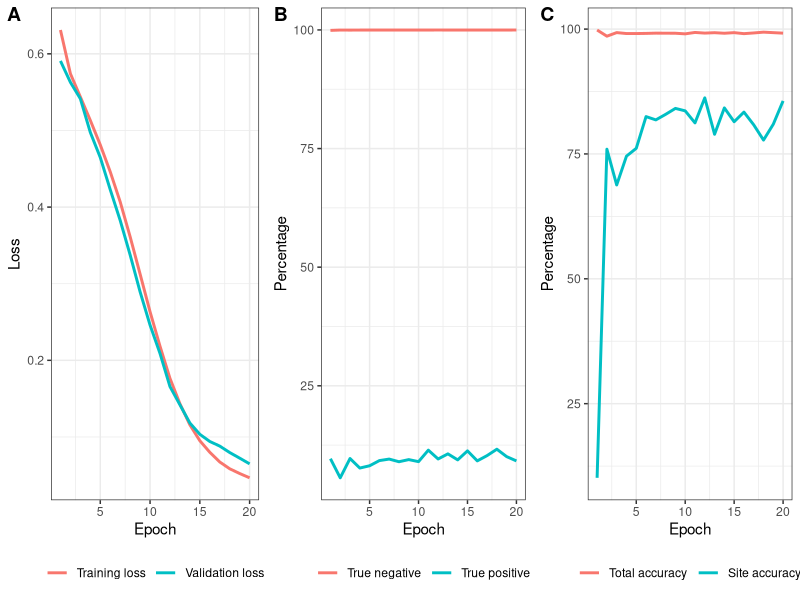

Generate this figure with R:
# Short script to manually generate plots of the progress during model training.
# Uses the printed output of ProtBert-NetOGlyc-classification-training.ipynb's evaluate() function.

library(tidyverse)
library(cowplot)

# Import the data
# cb_weights beta = 0.99999 ([0.03512864 1.96487136]), 1:55.933
# Turn into tribble-friendly by replacing '\s*\, \s*' with ' ,' and adding commas at the end
training <- tribble(
  ~epoch, ~train_loss, ~val_loss, ~val_acc, ~val_site_acc, ~true_pos, ~true_neg,
  1, 0.631109, 0.590762, 99.82, 10.15, 9.63, 99.91, 
  2, 0.574027, 0.562861, 98.58, 75.95, 5.60, 99.98,  
  3, 0.543790, 0.541366, 99.30, 68.79, 9.67, 99.97,  
  4, 0.513176, 0.497464, 99.11, 74.56, 7.66, 99.98,  
  5, 0.481214, 0.464758, 99.11, 76.13, 8.14, 99.98,  
  6, 0.446107, 0.422800, 99.14, 82.48, 9.23, 99.98,  
  7, 0.406868, 0.382631, 99.19, 81.82, 9.55, 99.98,  
  8, 0.361281, 0.337564, 99.18, 82.93, 8.99, 99.98,  
  9, 0.312608, 0.289396, 99.17, 84.12, 9.44, 99.98,  
  10, 0.263413, 0.246042, 99.05, 83.63, 9.01, 99.98,   
  11, 0.218432, 0.208965, 99.33, 81.22, 11.43, 99.98,   
  12, 0.176521, 0.165791, 99.20, 86.23, 9.57, 99.99, 
  13, 0.143374, 0.141976, 99.28, 78.94, 10.65, 99.98,   
  14, 0.115853, 0.118210, 99.17, 84.22, 9.38, 99.98, 
  15, 0.095100, 0.103479, 99.29, 81.45, 11.28, 99.98,   
  16, 0.080048, 0.094119, 99.09, 83.38, 9.17, 99.98, 
  17, 0.067393, 0.088102, 99.23, 80.83, 10.28, 99.98,   
  18, 0.058505, 0.079690, 99.39, 77.78, 11.63, 99.98,  
  19, 0.052315, 0.072386, 99.29, 80.96, 10.07, 99.98,  
  20, 0.046699, 0.064914, 99.19, 85.62, 9.16, 99.99, 
)
# weights 1:30
# training <- tribble(
#   ~epoch, ~train_loss, ~val_loss, ~val_acc, ~val_site_acc, ~true_pos, ~true_neg,
#   1, 0.566444, 0.540094, 99.61, 48.94, 13.28, 99.95,   
#   2, 0.539341, 0.507498, 99.64, 51.24, 15.14, 99.95,   
#   3, 0.507382, 0.480481, 99.62, 48.26, 16.66, 99.93,   
#   4, 0.471302, 0.438059, 99.56, 62.59, 14.13, 99.96,  
#   5, 0.428218, 0.397493, 99.57, 58.05, 13.68, 99.95,  
#   6, 0.380902, 0.347252, 99.55, 62.22, 15.14, 99.96, 
#   7, 0.329864, 0.299259, 99.45, 63.64, 14.90, 99.95,   
#   8, 0.278007, 0.247042, 99.59, 58.12, 13.78, 99.96,  
#   9, 0.230074, 0.209874, 99.53, 60.51, 15.46, 99.95,   
#   10, 0.188096, 0.171375, 99.58, 62.01, 14.94, 99.96,   
#   11, 0.152412, 0.140591, 99.50, 66.06, 13.85, 99.96,   
#   12, 0.123748, 0.116630, 99.51, 66.85, 14.66, 99.96,  
#   13, 0.101858, 0.106605, 99.64, 52.36, 17.14, 99.94,  
#   14, 0.084761, 0.089466, 99.51, 63.18, 13.27, 99.96,  
#   15, 0.072637, 0.074256, 99.38, 76.69, 11.55, 99.98,  
#   16, 0.063268, 0.072782, 99.70, 55.92, 16.67, 99.95,  
#   17, 0.055346, 0.065623, 99.66, 58.80, 15.18, 99.95,  
#   18, 0.050239, 0.059146, 99.39, 77.17, 13.04, 99.97,  
#   19, 0.045521, 0.062839, 99.65, 53.74, 17.05, 99.95,  
#   20, 0.041598, 0.055862, 99.59, 62.48, 16.29, 99.96,  
# )

# Loss plot
loss <- training %>% 
  pivot_longer(c(train_loss, val_loss), names_to = 'loss_type') %>% 
  ggplot(aes(epoch, value, col = loss_type)) + 
  geom_line(lwd = 1) + 
  theme_bw() +
  labs(x = 'Epoch', y = 'Loss', col = 'Loss type') +
  scale_color_discrete(labels = c('Training loss', 'Validation loss'))+
  theme(legend.position = 'bottom', legend.title = element_blank())

# TN/TP plot
true <- training %>% 
  pivot_longer(c(true_pos, true_neg), names_to = 'statistic') %>% 
  ggplot(aes(epoch, value, col = statistic)) + 
  geom_line(lwd = 1) + 
  theme_bw() +
  labs(x = 'Epoch', y = 'Percentage', col = 'Statistic') +
  scale_color_discrete(labels = c('True negative', 'True positive'))+
  theme(legend.position = 'bottom', legend.title = element_blank())

# labels recovered
recovery <- training %>% 
  pivot_longer(c(val_acc, val_site_acc), names_to = 'Type') %>% 
  ggplot(aes(epoch, value, col = Type)) + 
  geom_line(lwd = 1) + 
  theme_bw() +
  labs(x = 'Epoch', y = 'Percentage', col = 'Type') +
  scale_color_discrete(labels = c('Total accuracy', 'Site accuracy')) +
  theme(legend.position = 'bottom', legend.title = element_blank())

plot_row <- plot_grid(loss, true, recovery, labels = c('A', 'B', 'C'), nrow = 1, align = 'h', axis = 'b')

ggsave('fig_training.png', plot_row, path = '5-4-BOHTA&Project/NetOGlyc/', width = 9, height = 3, units = 'in')
